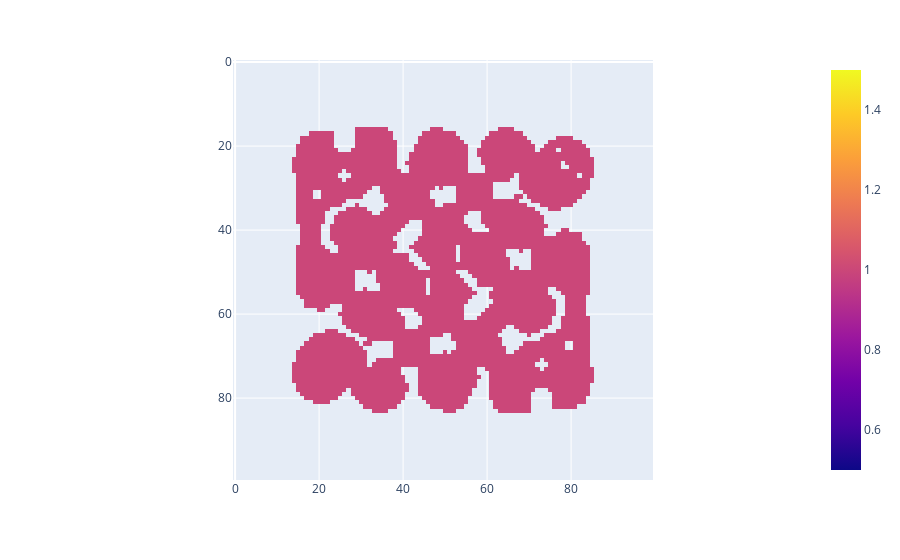

Write notebook code for a chart like this one.
### Code cell
pathing = game_info.pathing_grid.data_numpy.T
pathing = block_reduce(pathing, 2, np.max)
cost = np.where(pathing == 1, 1.0, np.inf)
px.imshow(cost)

### Figure 1 — Plotly figure (JSON) as saved in the notebook; plotly's stock layout.template omitted (floating-point values rounded to 4 significant figures; data arrays with more than 128 entries replaced by an {"elided": "..."} marker saying what was removed)
{"data": [{"coloraxis": "coloraxis", "hovertemplate": "x: %{x}<br>y: %{y}<br>color: %{z}<extra></extra>", "name": "0", "type": "heatmap", "xaxis": "x", "yaxis": "y", "z": {"elided": "100x100 int values"}}], "layout": {"coloraxis": {"colorscale": [[0, "#0d0887"], [0.1111, "#46039f"], [0.2222, "#7201a8"], [0.3333, "#9c179e"], [0.4444, "#bd3786"], [0.5556, "#d8576b"], [0.6667, "#ed7953"], [0.7778, "#fb9f3a"], [0.8889, "#fdca26"], [1, "#f0f921"]]}, "margin": {"t": 60}, "xaxis": {"anchor": "y", "constrain": "domain", "domain": [0, 1], "scaleanchor": "y"}, "yaxis": {"anchor": "x", "autorange": "reversed", "constrain": "domain", "domain": [0, 1]}}}
